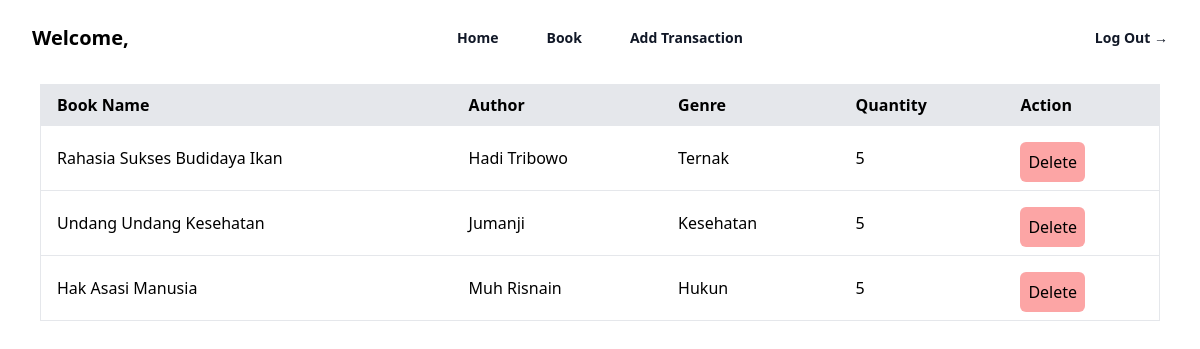
/book/ (signed in), run on an earlier commit of the app's database.
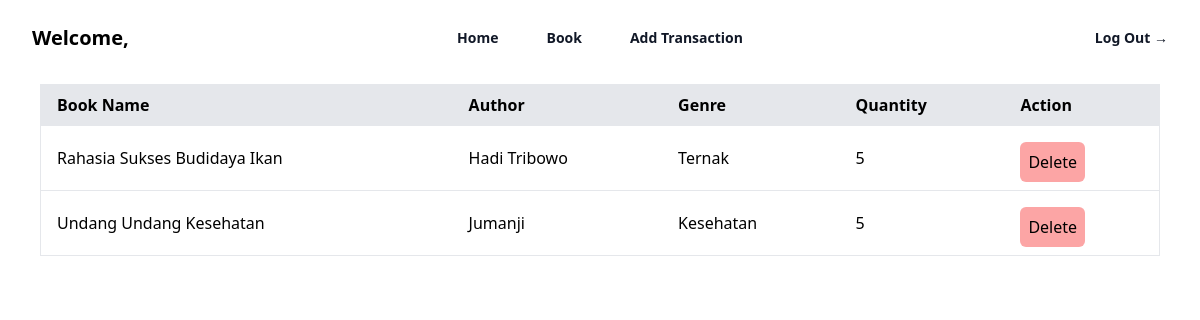
And on a later commit of the database.
### pinjamBuku/models.py (models this page shows, shortened)
class Book(models.Model):
    name = models.CharField(max_length=200)
    author = models.CharField(max_length=200)
    genre = models.CharField(max_length=50)
    quantity = models.IntegerField(default=1)
    status = models.CharField(max_length=20, default= "active")

### pinjamBuku/views.py (the view)
# urls.py: path("book/", views.book, name="book"),
def book(request):
    if request.user.is_authenticated:
        list_book = Book.objects.all().exclude(status="deleted")
        list_table_header = ["Book Name","Author","Genre","Quantity","Action"]
        pagination = Paginator(list_book,5)
        page_number = request.GET.get("page")
        if page_number is None:
            page_number = 1
        page = pagination.page(page_number)
        list_table_detail = []
        for book in page.object_list:
            list_temp = []
            list_temp.append(book.name)
            list_temp.append(book.author)
            list_temp.append(book.genre)
            list_temp.append(book.quantity)
            list_temp.append({
                "id":book.id
            })
            list_table_detail.append(list_temp)
        context = {
            "page" : page,
            "list_table_header": list_table_header,
            "list_table_detail": list_table_detail
        }
        return render(request,"pinjamBuku/book.html",context)
    else:
        return redirect("/accounts/login/")

### pinjamBuku/templates/pinjamBuku/book.html (shortened to what this page needs)
<!DOCTYPE html>
<html lang="en">
<head>
    {% load static %}
    <link
      href="{% static 'perpustakaanOnline/output.css' %}?v={{ timestamp }}"
      rel="stylesheet"
    />
</head>
<body>
    {% include "pinjamBuku/header.html"%}
    {% include "pinjamBuku/table.html" with page=page list_table_detail=list_table_detail is_book_page=True list_table_header=list_table_header %}
</body>
</html>

### pinjamBuku/templates/pinjamBuku/table.html (shortened to what this page needs)
<div class="overflow-x-auto mx-10 mt-2">
    <table class="min-w-full bg-white border border-gray-200">
      <thead>
        <tr class="bg-gray-200">
          {% for tableHeader in list_table_header %}
            <th class="py-2 px-4 border-b text-left">{{ tableHeader }}</th>
          {% endfor %}
        </tr>
      </thead>
      <tbody>
        {% if page %}
          {% for list_detail in list_table_detail %}
            <tr>
                {% for detail in list_detail %}
                    {% if detail.id is None %}
                        <td class="py-2 px-4 border-b">{{ detail }}</td>
                        {% else %}
                            {% if is_book_page %}
                                <td class="py-2 px-4 border-b">
                                    <form method="POST" action="{% url 'pinjamBuku:updateStatusBook'%}">
                                        <input class="bg-red-300 p-2 rounded-md hover:cursor-pointer mt-2" type="submit" value="Delete" />
                                    </form>
                                </td>
                            {% endif %}
                    {% endif %}
                {% endfor %}
            </tr>
          {% endfor %}
        {% else %}
        <tr>
          <td class="py-2 px-4 border-b text-center" colspan="5">No data available, try create new transaction</td>
        </tr>
        {% endif %}
      </tbody>
    </table>
  </div>

What changed in the data, as far as the page shows it:
no longer on this page (row edited): Book: list_detail "Hak Asasi Manusia" "Muh Risnain" "Hukun"
Also different on the page:
list line gone: "5 Delete"
